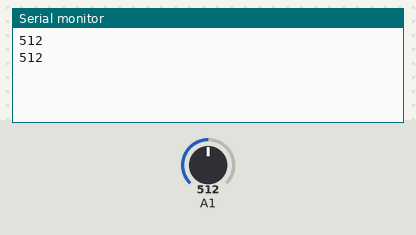
This sketch was run on a simulated Arduino Uno, built with avr-gcc and run on an emulated ATmega328P. Parts: the last lines printed to the serial monitor. The inputs (shaded band) are chosen by the test bench; at power-on: A1 = 512.

Above: at 1.8 s.
1.9 s: A1 set to 716
At 2.8 s:
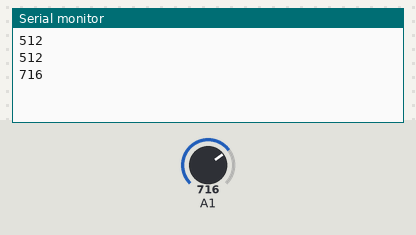
3.4 s: A1 set to 900
At 4.6 s:
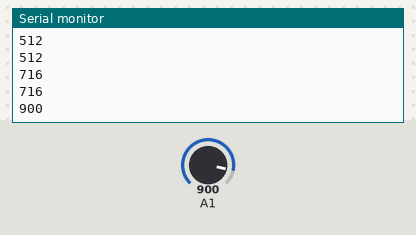
Timing chart, 0 to 6.4 s (numbered marks = the images above; inputs shaded):
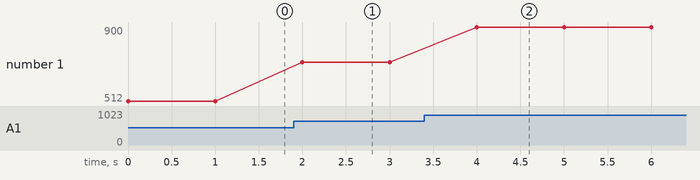

Measured:
- after the input at 1.9 s, the serial monitor: prints a new line after 0.10 s (image 1)
- after the input at 3.4 s, the serial monitor: prints a new line after 0.60 s (image 2)
- plotted number 1: 512 → 716 after the input at 1.9 s, 716 → 900 after the input at 3.4 s

The sketch:

diacal.ino
```cpp
#include <Arduino.h>

void setup()
{
  Serial.begin(9600);
}

void loop()
{
  unsigned long diameter_reading = analogRead(A1);
  Serial.print(diameter_reading);
  Serial.print("\n");
  delay(1000);
}
```
